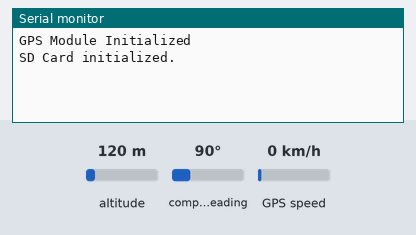
Simulated run of this sketch. Board: Arduino Uno, built with avr-gcc and run on an emulated ATmega328P. On the bench: the last lines printed to the serial monitor. The inputs (shaded band) are chosen by the test bench; at power-on: altitude 120 m, GPS speed 0 km/h, compass heading 90°. Storage starts empty; the GPS gets a fix after 3 s at 37.7749, -122.4194 with 8 satellites.

Above: at 1.2 s.
1.3 s: altitude set to 11 m
At 4.0 s:
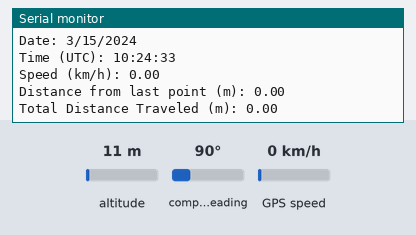
4.6 s: altitude set to 8 m
6.1 s: GPS speed set to 8 km/h
At 8.0 s:
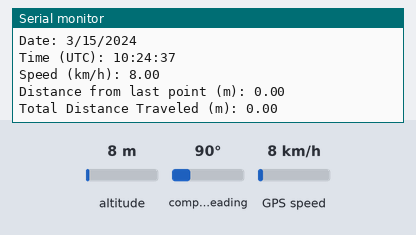
10.2 s: GPS speed set to 11 km/h
At 12.0 s:
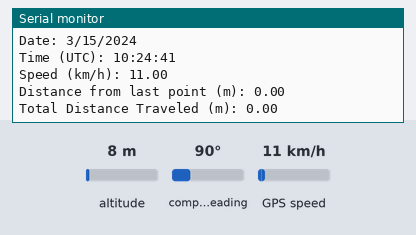
Timing chart, 0 to 12.7 s (numbered marks = the images above; inputs shaded):
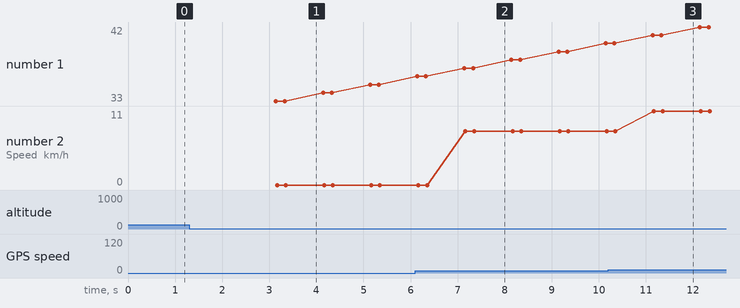

The sketch:

gpsToSDcard.ino
```cpp
#include <SoftwareSerial.h>
#include <TinyGPS++.h>
#include <SD.h>

// The serial connection to the GPS module
SoftwareSerial ss(3, 4); // RX, TX
TinyGPSPlus gps;

const int CS_PIN = 10; // Chip Select pin for SD card module

double prevLat = 0.0, prevLng = 0.0; // Previous location coordinates
double totalDistance = 0.0; // Total distance traveled
File dataFile;

void setup() {
  Serial.begin(9600);
  ss.begin(9600);
  Serial.println("GPS Module Initialized");

  // Initialize SD card
  if (!SD.begin(CS_PIN)) {
    Serial.println("SD Card initialization failed!");
    return;
  }
  Serial.println("SD Card initialized.");

  // Open file to log data
  dataFile = SD.open("gps_data.txt", FILE_WRITE);
  if (dataFile) {
    dataFile.println("GPS Log: Latitude, Longitude, Date, Time (UTC), Speed (km/h), Distance (m), Total Distance (m)");
    dataFile.close();
  } else {
    Serial.println("Error opening file!");
  }
}

void loop() {
  // Parse the GPS data
  while (ss.available() > 0) {
    gps.encode(ss.read());

    if (gps.location.isUpdated()) {
      // Calculate distance traveled since last update
      double distance = 0.0;
      if (prevLat != 0.0 && prevLng != 0.0) {
        distance = TinyGPSPlus::distanceBetween(
          prevLat, prevLng,
          gps.location.lat(), gps.location.lng()
        );
        totalDistance += distance;
      }

      // Open file for appending data
      dataFile = SD.open("gps_data.txt", FILE_WRITE);
      if (dataFile) {
        // Write data to file
        dataFile.print(gps.location.lat(), 6);
        dataFile.print(", ");
        dataFile.print(gps.location.lng(), 6);
        dataFile.print(", ");
        dataFile.print(gps.date.month());
        dataFile.print("/");
        dataFile.print(gps.date.day());
        dataFile.print("/");
        dataFile.print(gps.date.year());
        dataFile.print(", ");
        if (gps.time.hour() < 10) dataFile.print(F("0"));
        dataFile.print(gps.time.hour());
        dataFile.print(":");
        if (gps.time.minute() < 10) dataFile.print(F("0"));
        dataFile.print(gps.time.minute());
        dataFile.print(":");
        if (gps.time.second() < 10) dataFile.print(F("0"));
        dataFile.print(gps.time.second());
        dataFile.print(", ");
        dataFile.print(gps.speed.kmph());
        dataFile.print(", ");
        dataFile.print(distance);
        dataFile.print(", ");
        dataFile.println(totalDistance);

        dataFile.close(); // Close the file
      } else {
        Serial.println("Error writing to file!");
      }

      // Display Latitude and Longitude
      Serial.print("Latitude: ");
      Serial.println(gps.location.lat(), 6);
      Serial.print("Longitude: ");
      Serial.println(gps.location.lng(), 6);

      // Display Date
      Serial.print("Date: ");
      Serial.print(gps.date.month());
      Serial.print("/");
      Serial.print(gps.date.day());
      Serial.print("/");
      Serial.println(gps.date.year());

      // Display Time in UTC
      Serial.print("Time (UTC): ");
      if (gps.time.hour() < 10) Serial.print(F("0"));
      Serial.print(gps.time.hour());
      Serial.print(":");
      if (gps.time.minute() < 10) Serial.print(F("0"));
      Serial.print(gps.time.minute());
      Serial.print(":");
      if (gps.time.second() < 10) Serial.print(F("0"));
      Serial.println(gps.time.second());

      // Display speed (km/h)
      Serial.print("Speed (km/h): ");
      Serial.println(gps.speed.kmph());

      // Display distance from last point and total distance
      Serial.print("Distance from last point (m): ");
      Serial.println(distance);
      Serial.print("Total Distance Traveled (m): ");
      Serial.println(totalDistance);

      Serial.println(); // Blank line for readability

      // Update previous coordinates
      prevLat = gps.location.lat();
      prevLng = gps.location.lng();
    }
  }
}
```

Measured:
- after the input at 6.1 s, the serial monitor: prints a new line after 1.1 s (image 2)
- after the input at 10.2 s, the serial monitor: prints a new line after 0.97 s (image 3)
- plotted number 2: 0 → 8 after the input at 6.1 s, 8 → 11 after the input at 10.2 s
